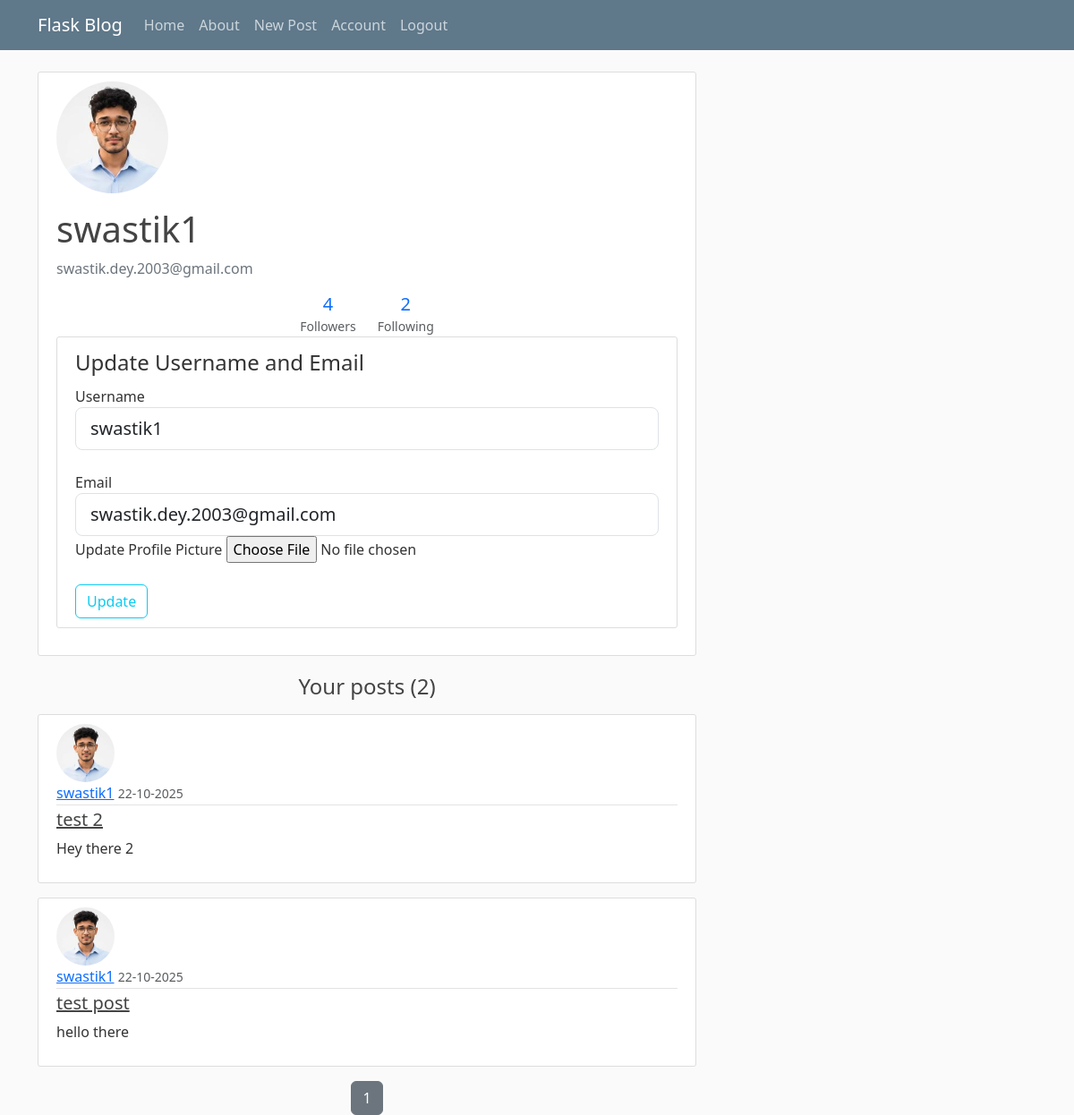
Page /account (signed in) on the committed database.
### my_app/models.py (models this page shows, shortened)
class User(db.Model, UserMixin):
    id=db.Column(db.Integer, primary_key=True)
    username=db.Column(db.String(20), unique=True, nullable=False)
    email=db.Column(db.String(120), unique=True, nullable=False)
    image_file=db.Column(db.String(200), nullable=False, default='default.jpg')
    password=db.Column(db.String(60), nullable=False)
    posts=db.relationship('Post',
                          backref='author',
                          lazy=True,
                          cascade='all, delete-orphan'
                        )
    following = db.relationship( #manages the follower/following
        'User', secondary=followers,
        primaryjoin=(followers.c.the_follower_id == id),
        secondaryjoin=(followers.c.the_followed_id == id),
        backref=db.backref('followers', lazy='dynamic'),
        lazy='dynamic'
    )
    liked_posts = db.relationship('Post',
        secondary=likes,
        backref=db.backref('liked_by', lazy='dynamic'), #in reverse relationship also, lazy=dynamic is applied
        lazy='dynamic'
    )
    comments = db.relationship(
        'Comment',
        backref='user', # backref=db.backref('user', lazy='dynamic') is avoided here, quereability is not required
        lazy='dynamic',
        cascade='all, delete-orphan'
    )

class Post(db.Model):
    id=db.Column(db.Integer, primary_key=True)
    title=db.Column(db.String(100),nullable=False)
    date_posted=db.Column(db.DateTime, nullable=False, default=lambda:datetime.now(tz=timezone.utc))
    content=db.Column(db.Text,nullable=False)
    user_id=db.Column(db.Integer, db.ForeignKey('user.id'), nullable=False)
    comments = db.relationship(
        'Comment',
        backref='post',
        lazy='dynamic',
        cascade='all, delete-orphan'
    )

### my_app/users/routes.py (the view)
@users.route('/account',methods=['get','post'])
@login_required
def account():
    image_file=url_for( 'static', filename = "profile_pics/"+current_user.image_file )
    page=request.args.get('page', 1, type=int)
    posts=Post.query.filter_by(author=current_user)\
        .order_by(Post.date_posted.desc())\
        .paginate(per_page=5, page=page)
    form=UpdateForm()
    if form.validate_on_submit():
        if form.picture.data:
            image_path = os.path.join(current_app.root_path, 'static/profile_pics', current_user.image_file)
            if os.path.exists(image_path) and current_user.image_file!='default.jpg' :
                os.remove(image_path)  # Delete the file
            picture_file=save_picture(form.picture.data)
            current_user.image_file=picture_file #update on db
        current_user.username=form.username.data
        current_user.email=form.email.data
        db.session.commit()
        flash('your account has been updated!', 'success')
        return redirect(url_for('users.account'))
    elif request.method=='GET':
        form.username.data=current_user.username
        form.email.data=current_user.email
    return render_template('account.html',title='Account', image_file=image_file, form=form, posts=posts, user=current_user )

### my_app/users/forms.py (shortened to what this page needs)
class UpdateForm(FlaskForm):
    username=StringField('Username',
                         validators=[DataRequired(),Length(min=2, max=20)])
    email=StringField('Email',
                      validators=[DataRequired(),Email()])
    picture=FileField('Update Profile Picture', validators=[FileAllowed(['jpg','png'])])
    submit=SubmitField('Update')

### my_app/models.py (called while the page is built)
@login_manager.user_loader
def load_user(user_id):
    return User.query.get(int(user_id))

### my_app/templates/account.html (shortened to what this page needs)
{% extends 'layout.html' %}
{% block content %}
<div class="content-section ">
    <div class="media">
        <img class="rounded-circle account-img" src="{{ image_file }}">
        <div class="media-body">
            <h2 class="account-heading">{{ current_user.username }}</h2>
            <p class="text-secondary">{{ current_user.email }}</p>
        </div>
    </div>
<div class="text-center">
    <div class="d-flex justify-content-center gap-4">
        <div>
            <h5 class="mb-0">
                <a href="#" data-bs-toggle="modal" data-bs-target="#followersModal" class="text-decoration-none">
                    {{ current_user.followers.count() }}
                </a>
            </h5>
            <small class="text-muted">Followers</small>
        </div>
        <div>
            <h5 class="mb-0">
                <a href="#" data-bs-toggle="modal" data-bs-target="#followingModal" class="text-decoration-none">
                    {{ current_user.following.count() }}
                </a>
            </h5>
            <small class="text-muted">Following</small>
        </div>
    </div>
</div>
    <div class="content-section">
        <form method="post" action="" enctype="multipart/form-data">
            <fieldset>
                <legend > Update Username and Email </legend>
                <div>
                    {{ form.username.label(class="form-control-label") }}
                    {% if form.username.errors %}
                    {{ form.username(class="form-control form-control-lg is-invalid") }}
                    <div class="invalid-feedback">
                        {% for error in form.username.errors %}
                        <span>{{ error }}</span>
                        {% endfor %}
                    </div>
                    {% else %}
                    {{ form.username(class="form-control form-control-lg") }}
                    {% endif %}
                </div>
                <br>
                <div>
                    {{ form.email.label(class="form-control-label") }}
                    {% if form.email.errors %}
                    {{ form.email(class="form-control form-control-lg is-invalid") }}
                    <div class="invalid-feedback">
                        {% for error in form.email.errors %}
                        <span>{{ error }}</span>
                        {% endfor %}
                    </div>
                    {% else %}
                    {{ form.email(class="form-control form-control-lg") }}
                    {% endif %}
                </div>
                <div class='form-group'>
                    {{ form.picture.label() }}
                    {{ form.picture(class="form-control-file") }}
                </div>
            </fieldset>
            <div>
                <br>
                {{ form.submit(class="btn btn-outline-info") }}
            </div>
        </form>
    </div>
</div>
    <h4 class="mb-3 text-center">Your posts ({{ posts.total }})</h4>
    {% for post in posts.items %}
    <article class="media content-section mb-3">
        <img class="rounded-circle article-img" src="{{ url_for('static', filename='profile_pics/' + post.author.image_file) }}">
        <div class="media-body">
            <div class="article-metadata">
                <a class="mr-2" href="#">{{ post.author.username }}</a>
                <small class="text-muted">{{ post.date_posted.strftime('%d-%m-%Y') }}</small>
            </div>
            <h5><a class="article-title" href="{{ url_for('posts.post', post_id=post.id) }}">{{ post.title }}</a></h5>
            <p class="article-content">{{ post.content }}</p>
        </div>
    </article>
    {% endfor %}
    <div class="text-center">
    {% for page_num in posts.iter_pages(left_edge=1, right_edge=1, left_current=2, right_current=2) %}
        {% if page_num %}
            {% if page_num==posts.page %}
                <a href="{{ url_for('users.user_posts', username=user.username, page=page_num) }}" class="btn btn-secondary">{{ page_num }}</a>
            {% else %}
                <a href="{{ url_for('users.user_posts', username=user.username, page=page_num) }}" class="btn btn-outline-secondary">{{ page_num }}</a>
            {% endif %}
        {% endif %}
    {% endfor %}
    </div>
{% endblock content %}

### my_app/static/main.css (style rules this page uses)
body { background: #fafafa; color: #333333; margin-top: 5rem; }
h1, h2, h3, h4, h5, h6 { color: #444444; }
.content-section { background: #ffffff; padding: 10px 20px; border: 1px solid #dddddd; border-radius: 3px; margin-bottom: 20px; }
.article-title { color: #444444; }
.article-content { white-space: pre-line; }
.article-img { height: 65px; width: 65px; margin-right: 16px; }
.article-metadata { padding-bottom: 1px; margin-bottom: 4px; border-bottom: 1px solid #e3e3e3 }
.account-img { height: 125px; width: 125px; margin-right: 20px; margin-bottom: 16px; }
.account-heading { font-size: 2.5rem; }

### rows in the picture
User: username "swastik1", email "swastik.dey.2003@gmail.com"
Post: image_file (picture), author.username "swastik1", date_posted "22-10-2025", title "test 2", content "Hey there 2"
Post: image_file (picture), author.username "swastik1", date_posted "22-10-2025", title "test post", content "hello there"

### other values in the picture
{{ current_user.followers.count() }} "4"
{{ current_user.following.count() }} "2"
{{ posts.total }} "2"
{{ page_num }} "1"
